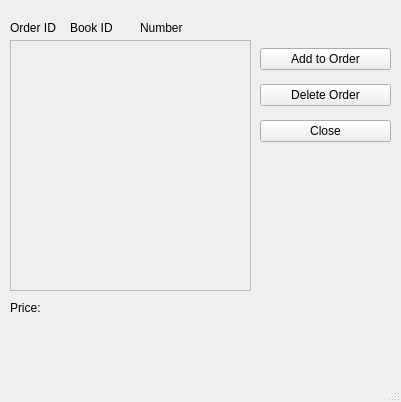
<?xml version="1.0" encoding="UTF-8"?>
<ui version="4.0">
 <class>MainWindow</class>
 <widget class="QMainWindow" name="MainWindow">
  <property name="geometry">
   <rect>
    <x>0</x>
    <y>0</y>
    <width>401</width>
    <height>402</height>
   </rect>
  </property>
  <property name="windowTitle">
   <string>Order Derails</string>
  </property>
  <widget class="QWidget" name="centralwidget">
   <widget class="QScrollArea" name="scrollArea">
    <property name="geometry">
     <rect>
      <x>10</x>
      <y>40</y>
      <width>241</width>
      <height>251</height>
     </rect>
    </property>
    <property name="widgetResizable">
     <bool>true</bool>
    </property>
    <widget class="QWidget" name="scrollAreaWidgetContents">
     <property name="geometry">
      <rect>
       <x>0</x>
       <y>0</y>
       <width>239</width>
       <height>249</height>
      </rect>
     </property>
     <widget class="QWidget" name="verticalLayoutWidget_2">
      <property name="geometry">
       <rect>
        <x>9</x>
        <y>9</y>
        <width>221</width>
        <height>231</height>
       </rect>
      </property>
      <layout class="QVBoxLayout" name="order_item_layout"/>
     </widget>
    </widget>
   </widget>
   <widget class="QLabel" name="label">
    <property name="geometry">
     <rect>
      <x>10</x>
      <y>300</y>
      <width>55</width>
      <height>16</height>
     </rect>
    </property>
    <property name="text">
     <string>Price:</string>
    </property>
   </widget>
   <widget class="QLabel" name="price_lb">
    <property name="geometry">
     <rect>
      <x>10</x>
      <y>320</y>
      <width>121</width>
      <height>16</height>
     </rect>
    </property>
    <property name="text">
     <string/>
    </property>
   </widget>
   <widget class="QWidget" name="verticalLayoutWidget">
    <property name="geometry">
     <rect>
      <x>260</x>
      <y>40</y>
      <width>131</width>
      <height>111</height>
     </rect>
    </property>
    <layout class="QVBoxLayout" name="verticalLayout">
     <item>
      <widget class="QPushButton" name="add_btn">
       <property name="text">
        <string>Add to Order</string>
       </property>
      </widget>
     </item>
     <item>
      <widget class="QPushButton" name="delete_btn">
       <property name="text">
        <string>Delete Order</string>
       </property>
      </widget>
     </item>
     <item>
      <widget class="QPushButton" name="cancel_btn">
       <property name="text">
        <string>Close</string>
       </property>
      </widget>
     </item>
    </layout>
   </widget>
   <widget class="QLabel" name="label_2">
    <property name="geometry">
     <rect>
      <x>10</x>
      <y>20</y>
      <width>55</width>
      <height>16</height>
     </rect>
    </property>
    <property name="text">
     <string>Order ID</string>
    </property>
   </widget>
   <widget class="QLabel" name="label_3">
    <property name="geometry">
     <rect>
      <x>70</x>
      <y>20</y>
      <width>55</width>
      <height>16</height>
     </rect>
    </property>
    <property name="text">
     <string>Book ID</string>
    </property>
   </widget>
   <widget class="QLabel" name="label_4">
    <property name="geometry">
     <rect>
      <x>140</x>
      <y>20</y>
      <width>55</width>
      <height>16</height>
     </rect>
    </property>
    <property name="text">
     <string>Number</string>
    </property>
   </widget>
  </widget>
  <widget class="QMenuBar" name="menubar">
   <property name="geometry">
    <rect>
     <x>0</x>
     <y>0</y>
     <width>401</width>
     <height>26</height>
    </rect>
   </property>
  </widget>
  <widget class="QStatusBar" name="statusbar"/>
 </widget>
 <resources/>
 <connections/>
</ui>
